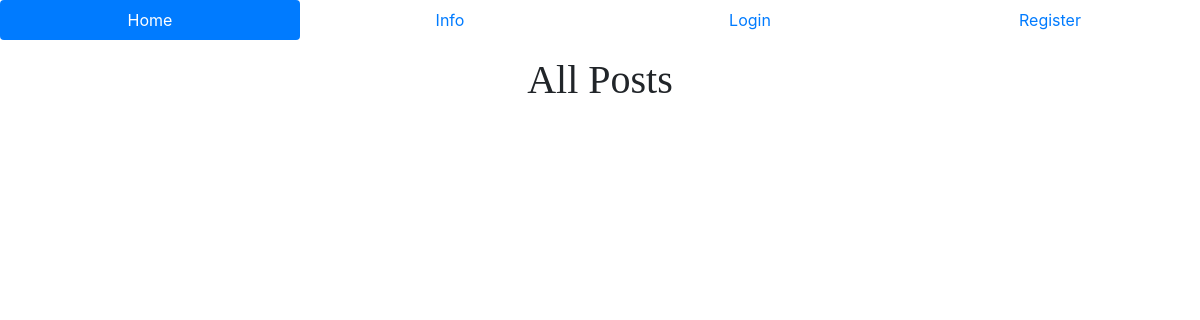
The app's page /, older data.
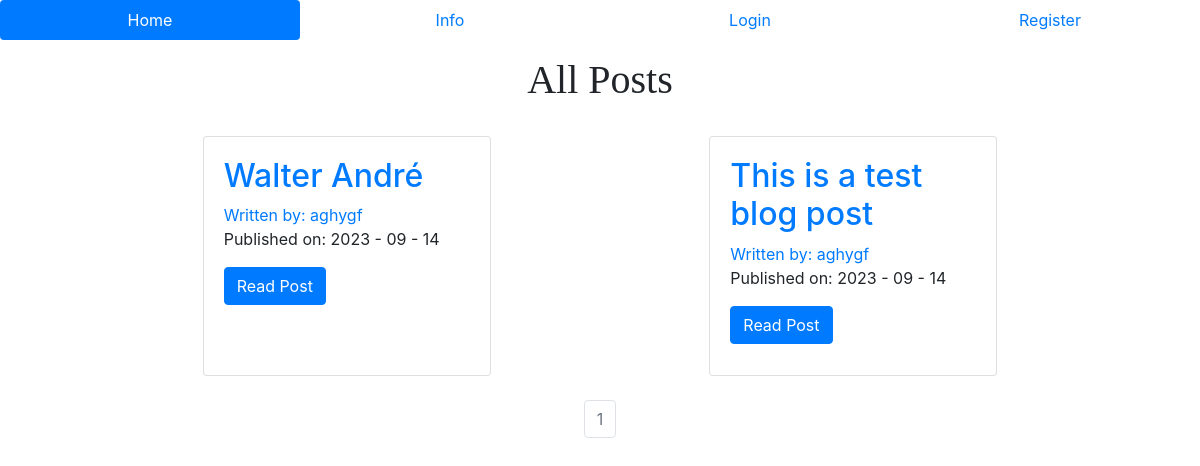
The same page, newer data.
### companyblog/models.py (models this page shows, shortened)
class BlogPost(db.Model):
    __tablename__ = 'posts'
    users = db.relationship(User)
    id = db.Column(db.Integer, primary_key = True)
    user_id = db.Column(db.Integer, db.ForeignKey('users.id'), nullable=False)
    date = db.Column(db.DateTime, nullable=False, default=datetime.utcnow)
    title = db.Column(db.String(140), nullable = False)
    text = db.Column(db.Text, nullable=False)

class User(db.Model, UserMixin):
    __tablename__ = 'users'
    id = db.Column(db.Integer, primary_key=True)
    profile_pic = db.Column(db.String(20), nullable=False, default='default.png')
    email = db.Column(db.String(64), unique=True, index=True)
    username = db.Column(db.String(64), unique=True, index=True)
    password_hash = db.Column(db.String(128))
    posts = db.relationship('BlogPost', backref='author', lazy=True)

### companyblog/core/views.py (the view)
@core.route('/')
def index():
    page = request.args.get('page', 1, type=int)
    blog_posts = BlogPost.query.order_by(BlogPost.date.desc()).paginate(page=page, per_page=8)
    return render_template('index.html', blog_posts=blog_posts)

### companyblog/templates/index.html (shortened to what this page needs)
<head>
</head>
{% extends "base.html" %}
{% block content %}
<h1 class="page-title">All Posts</h1>
<div class="cardContainer">
    {% for post in blog_posts.items %}
      <div class="card">
        <div class="card-body">
          <h2> <a class="card-title" href="{{url_for('blog_posts.blog_post', blog_post_id=post.id)}}">{{post.title}}</a> </h2>
          <a href="{{url_for('users.user_posts', username=post.author.username)}}">Written by: {{post.author.username}}</a>
          <p>Published on: {{post.date.strftime('%Y - %m - %d')}}</p>
          <a class="btn btn-primary" href="{{url_for('blog_posts.blog_post', blog_post_id=post.id)}}">Read Post</a>
        </div>
      </div>
    {% endfor %}
</div>
    <nav aria-label="..." class="pages">
        <ul class="pagination">
            {% for page_num in blog_posts.iter_pages(left_edge=1, right_edge=2, left_current=1, right_current=2) %}
            {% if blog_posts.page == page_num %}
            <li class="page-item disabled">
                <a class="page-link" href="{{url_for('core.index', page=page_num)}}">{{page_num}}</a>
            </li>
            {% else %}
            <li class="page-item">
                <a class="page-link" href="{{url_for('core.index', page=page_num)}}">{{page_num}}</a>
            </li>
            {% endif %}
            {% endfor %}
        </ul>
    </nav>
{% endblock %}

### companyblog/templates/base.html (shortened to what this page needs)
<!DOCTYPE html>
<html lang="en">
<head>
<link rel="stylesheet" href="https://maxcdn.bootstrapcdn.com/bootstrap/4.5.2/css/bootstrap.min.css">
</head>
<body>
  <ul class="nav nav-pills nav-justified">
    <li class="nav-item">
      <a class="nav-link active" aria-current="page" href="{{url_for('core.index')}}">Home</a>
    </li>
    <li class="nav-item">
      <a class="nav-link" href="{{url_for('core.info')}}">Info</a>
    </li>
    {% if current_user.is_authenticated %}
    <li class="nav-item">
      <a class="nav-link" href="{{url_for('users.logout')}}">Log out</a>
    </li>
    <li class="nav-item">
      <a class="nav-link" href="{{url_for('users.account')}}">Account</a>
    </li>
    <li class="nav-item">
      <a class="nav-link" href="{{url_for('blog_posts.create_post')}}">Create post</a>
    </li>
    {% else %}
    <li class="nav-item">
      <a class="nav-link" href="{{url_for('users.login')}}">Login</a>
    </li>
    <li class="nav-item">
      <a class="nav-link" href="{{url_for('users.register')}}">Register</a>
    </li>
    {% endif %}
  </ul>
    {% block content %}
    {% endblock %}
</body>
</html>

### companyblog/templates/index.html (style rules this page uses)
.cardContainer { margin-top: 1rem; justify-content: space-evenly; display: flex; flex-wrap: wrap; }
.card { margin: 1rem; width: 18rem; height: 15rem; }
.pages { display: flex; justify-content: center; margin-top: 0.5rem; }
.page-title { text-align: center; margin: 1rem 0 0 0 ; font-family: SansSerif; }

Row changes from the older to the newer data that the page shows:
added BlogPost: title "Walter André", author.username "aghygf", date "2023 - 09 - 14"
added BlogPost: title "This is a test blog post", author.username "aghygf", date "2023 - 09 - 14"
Text that changed along with them:
new list line: "1"
